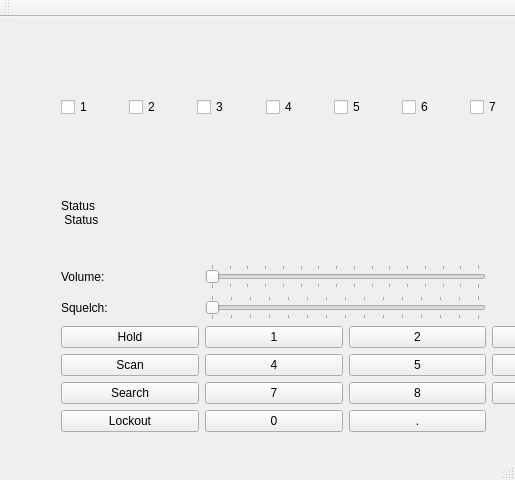
<?xml version="1.0" encoding="UTF-8"?>
<ui version="4.0">
 <class>MainWindow</class>
 <widget class="QMainWindow" name="MainWindow">
  <property name="geometry">
   <rect>
    <x>0</x>
    <y>0</y>
    <width>515</width>
    <height>480</height>
   </rect>
  </property>
  <property name="windowTitle">
   <string>MainWindow</string>
  </property>
  <widget class="QWidget" name="centralWidget">
   <widget class="QWidget" name="gridLayoutWidget">
    <property name="geometry">
     <rect>
      <x>50</x>
      <y>140</y>
      <width>591</width>
      <height>286</height>
     </rect>
    </property>
    <layout class="QGridLayout" name="gridLayout">
     <item row="2" column="0">
      <widget class="QLabel" name="label_volume">
       <property name="text">
        <string>Volume:</string>
       </property>
      </widget>
     </item>
     <item row="8" column="2">
      <widget class="QPushButton" name="button_decimal">
       <property name="text">
        <string>.</string>
       </property>
      </widget>
     </item>
     <item row="7" column="1">
      <widget class="QPushButton" name="button7">
       <property name="text">
        <string>7</string>
       </property>
      </widget>
     </item>
     <item row="2" column="1" colspan="2">
      <widget class="QSlider" name="slider_volume">
       <property name="maximum">
        <number>15</number>
       </property>
       <property name="pageStep">
        <number>1</number>
       </property>
       <property name="orientation">
        <enum>Qt::Horizontal</enum>
       </property>
       <property name="tickPosition">
        <enum>QSlider::TicksBothSides</enum>
       </property>
      </widget>
     </item>
     <item row="7" column="3">
      <widget class="QPushButton" name="button9">
       <property name="text">
        <string>9</string>
       </property>
      </widget>
     </item>
     <item row="8" column="1">
      <widget class="QPushButton" name="button0">
       <property name="text">
        <string>0</string>
       </property>
      </widget>
     </item>
     <item row="5" column="0">
      <widget class="QPushButton" name="button_hold">
       <property name="text">
        <string>Hold</string>
       </property>
      </widget>
     </item>
     <item row="7" column="2">
      <widget class="QPushButton" name="button8">
       <property name="text">
        <string>8</string>
       </property>
      </widget>
     </item>
     <item row="7" column="0">
      <widget class="QPushButton" name="button_search">
       <property name="text">
        <string>Search</string>
       </property>
      </widget>
     </item>
     <item row="8" column="0">
      <widget class="QPushButton" name="button_lock">
       <property name="text">
        <string>Lockout</string>
       </property>
      </widget>
     </item>
     <item row="6" column="0">
      <widget class="QPushButton" name="button_scan">
       <property name="text">
        <string>Scan</string>
       </property>
      </widget>
     </item>
     <item row="5" column="1">
      <widget class="QPushButton" name="button1">
       <property name="text">
        <string>1</string>
       </property>
      </widget>
     </item>
     <item row="6" column="3">
      <widget class="QPushButton" name="button6">
       <property name="text">
        <string>6</string>
       </property>
      </widget>
     </item>
     <item row="3" column="0">
      <widget class="QLabel" name="label_squelch">
       <property name="text">
        <string>Squelch:</string>
       </property>
      </widget>
     </item>
     <item row="6" column="2">
      <widget class="QPushButton" name="button5">
       <property name="text">
        <string>5</string>
       </property>
      </widget>
     </item>
     <item row="5" column="3">
      <widget class="QPushButton" name="button3">
       <property name="text">
        <string>3</string>
       </property>
      </widget>
     </item>
     <item row="5" column="2">
      <widget class="QPushButton" name="button2">
       <property name="text">
        <string>2</string>
       </property>
      </widget>
     </item>
     <item row="3" column="1" colspan="2">
      <widget class="QSlider" name="slider_squelch">
       <property name="maximum">
        <number>14</number>
       </property>
       <property name="pageStep">
        <number>1</number>
       </property>
       <property name="orientation">
        <enum>Qt::Horizontal</enum>
       </property>
       <property name="tickPosition">
        <enum>QSlider::TicksBothSides</enum>
       </property>
      </widget>
     </item>
     <item row="6" column="1">
      <widget class="QPushButton" name="button4">
       <property name="text">
        <string>4</string>
       </property>
      </widget>
     </item>
     <item row="1" column="0" colspan="4">
      <widget class="QLabel" name="label">
       <property name="text">
        <string>Status 
 Status</string>
       </property>
      </widget>
     </item>
    </layout>
   </widget>
   <widget class="QWidget" name="gridLayoutWidget_2">
    <property name="geometry">
     <rect>
      <x>50</x>
      <y>50</y>
      <width>698</width>
      <height>80</height>
     </rect>
    </property>
    <layout class="QGridLayout" name="gridLayout_2">
     <item row="1" column="8">
      <widget class="QCheckBox" name="checkBox_7">
       <property name="text">
        <string>7</string>
       </property>
      </widget>
     </item>
     <item row="1" column="9">
      <widget class="QCheckBox" name="checkBox_8">
       <property name="text">
        <string>8</string>
       </property>
      </widget>
     </item>
     <item row="1" column="3">
      <widget class="QCheckBox" name="checkBox">
       <property name="text">
        <string>2</string>
       </property>
      </widget>
     </item>
     <item row="1" column="5">
      <widget class="QCheckBox" name="checkBox_3">
       <property name="text">
        <string>4</string>
       </property>
      </widget>
     </item>
     <item row="1" column="11">
      <widget class="QCheckBox" name="checkBox_18">
       <property name="text">
        <string>0</string>
       </property>
      </widget>
     </item>
     <item row="1" column="6">
      <widget class="QCheckBox" name="checkBox_2">
       <property name="text">
        <string>5</string>
       </property>
      </widget>
     </item>
     <item row="1" column="1">
      <widget class="QCheckBox" name="checkBox_5">
       <property name="text">
        <string>1</string>
       </property>
      </widget>
     </item>
     <item row="1" column="4">
      <widget class="QCheckBox" name="checkBox_4">
       <property name="text">
        <string>3</string>
       </property>
      </widget>
     </item>
     <item row="1" column="10">
      <widget class="QCheckBox" name="checkBox_17">
       <property name="text">
        <string>9</string>
       </property>
      </widget>
     </item>
     <item row="1" column="7">
      <widget class="QCheckBox" name="checkBox_6">
       <property name="text">
        <string>6</string>
       </property>
      </widget>
     </item>
    </layout>
   </widget>
  </widget>
  <widget class="QMenuBar" name="menuBar">
   <property name="geometry">
    <rect>
     <x>0</x>
     <y>0</y>
     <width>515</width>
     <height>21</height>
    </rect>
   </property>
  </widget>
  <widget class="QToolBar" name="mainToolBar">
   <attribute name="toolBarArea">
    <enum>TopToolBarArea</enum>
   </attribute>
   <attribute name="toolBarBreak">
    <bool>false</bool>
   </attribute>
  </widget>
  <widget class="QStatusBar" name="statusBar"/>
 </widget>
 <layoutdefault spacing="6" margin="11"/>
 <resources/>
 <connections>
  <connection>
   <sender>button_hold</sender>
   <signal>clicked()</signal>
   <receiver>MainWindow</receiver>
   <slot>onButtonClicked()</slot>
   <hints>
    <hint type="sourcelabel">
     <x>103</x>
     <y>177</y>
    </hint>
    <hint type="destinationlabel">
     <x>27</x>
     <y>177</y>
    </hint>
   </hints>
  </connection>
 </connections>
 <slots>
  <slot>buttonPressed(QPushButton)</slot>
  <slot>onButtonClicked()</slot>
 </slots>
</ui>
